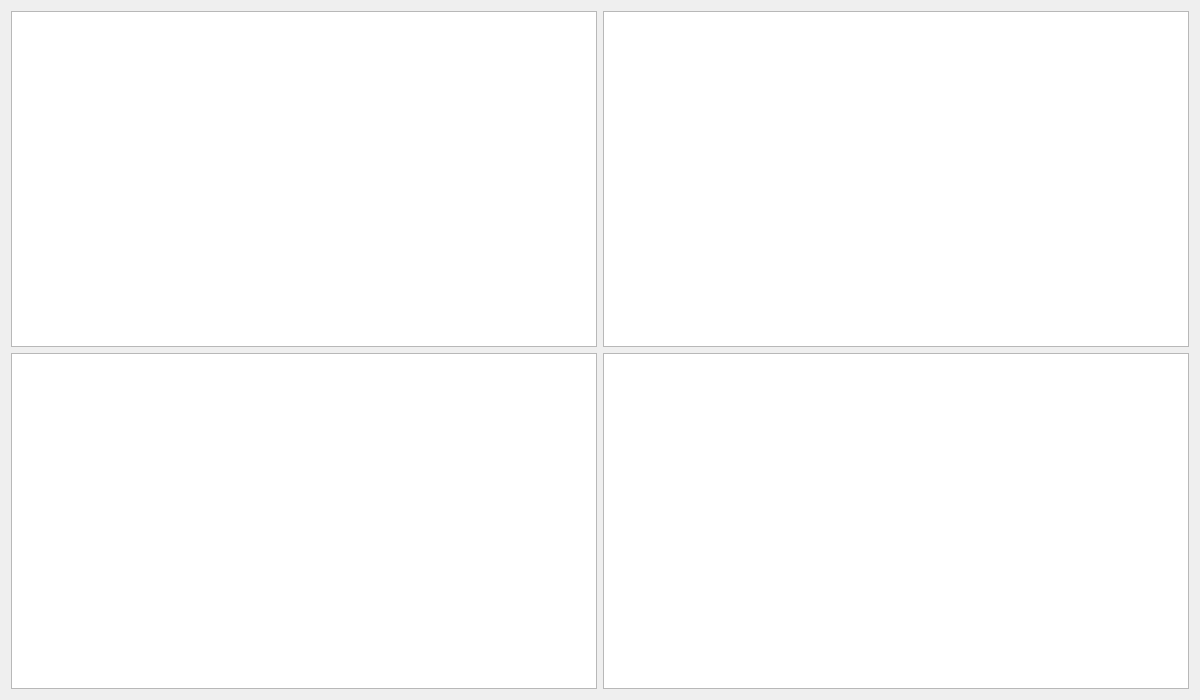
<?xml version="1.0" encoding="UTF-8"?>
<ui version="4.0">
 <class>StatisticsWindow</class>
 <widget class="QDialog" name="StatisticsWindow">
  <property name="geometry">
   <rect>
    <x>0</x>
    <y>0</y>
    <width>1200</width>
    <height>700</height>
   </rect>
  </property>
  <property name="windowTitle">
   <string>Graphiques</string>
  </property>
  <property name="windowIcon">
   <iconset resource="ressources.qrc">
    <normaloff>:/images/statistics.png</normaloff>:/images/statistics.png</iconset>
  </property>
  <layout class="QVBoxLayout" name="verticalLayout">
   <item>
    <layout class="QHBoxLayout" name="horizontalLayout_12">
     <item>
      <widget class="QtCharts::QChartView" name="cv_backpack">
       <property name="sizePolicy">
        <sizepolicy hsizetype="Preferred" vsizetype="Preferred">
         <horstretch>0</horstretch>
         <verstretch>0</verstretch>
        </sizepolicy>
       </property>
       <property name="minimumSize">
        <size>
         <width>200</width>
         <height>200</height>
        </size>
       </property>
      </widget>
     </item>
     <item>
      <widget class="QtCharts::QChartView" name="cv_self">
       <property name="sizePolicy">
        <sizepolicy hsizetype="Preferred" vsizetype="Preferred">
         <horstretch>0</horstretch>
         <verstretch>0</verstretch>
        </sizepolicy>
       </property>
       <property name="minimumSize">
        <size>
         <width>200</width>
         <height>200</height>
        </size>
       </property>
      </widget>
     </item>
    </layout>
   </item>
   <item>
    <layout class="QHBoxLayout" name="horizontalLayout">
     <item>
      <widget class="QtCharts::QChartView" name="cv_itemWeight">
       <property name="sizePolicy">
        <sizepolicy hsizetype="Preferred" vsizetype="Preferred">
         <horstretch>0</horstretch>
         <verstretch>0</verstretch>
        </sizepolicy>
       </property>
       <property name="minimumSize">
        <size>
         <width>200</width>
         <height>200</height>
        </size>
       </property>
       <property name="maximumSize">
        <size>
         <width>16777215</width>
         <height>16777215</height>
        </size>
       </property>
      </widget>
     </item>
     <item>
      <widget class="QtCharts::QChartView" name="cv_self_2">
       <property name="sizePolicy">
        <sizepolicy hsizetype="Preferred" vsizetype="Preferred">
         <horstretch>0</horstretch>
         <verstretch>0</verstretch>
        </sizepolicy>
       </property>
       <property name="minimumSize">
        <size>
         <width>200</width>
         <height>200</height>
        </size>
       </property>
      </widget>
     </item>
    </layout>
   </item>
  </layout>
 </widget>
 <customwidgets>
  <customwidget>
   <class>QtCharts::QChartView</class>
   <extends>QGraphicsView</extends>
   <header location="global">QtCharts/QChartView&gt;
#include &lt;QtCharts/chartsnamespace.h</header>
  </customwidget>
 </customwidgets>
 <resources>
  <include location="ressources.qrc"/>
 </resources>
 <connections/>
</ui>
